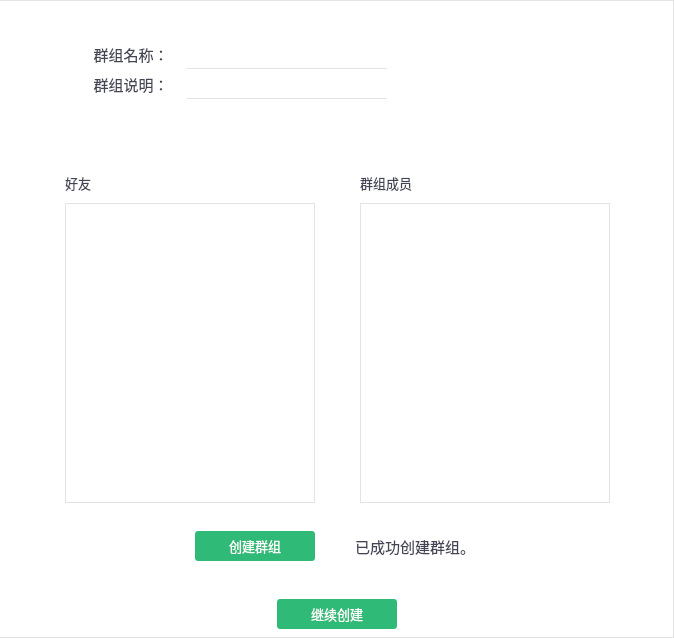
<?xml version="1.0" encoding="UTF-8"?>
<ui version="4.0">
 <class>STGroupAddNewClass</class>
 <widget class="QWidget" name="STGroupAddNewClass">
  <property name="geometry">
   <rect>
    <x>0</x>
    <y>0</y>
    <width>674</width>
    <height>575</height>
   </rect>
  </property>
  <property name="windowTitle">
   <string>STGroupAddNew</string>
  </property>
  <property name="styleSheet">
   <string notr="true">QWidget#STGroupAddNewClass{border-right: 1px solid #e3e3e3;border-top: 1px solid #e3e3e3;border-bottom: 1px solid #e3e3e3;background-color: #ffffff;}


QScrollBar::vertical
{
    width:4px;
    background:rgb(0,0,0,0%);
    margin:0px,0px,0px,0px;
    padding-top:0px;   /*上预留位置*/
    padding-bottom:0px;    /*下预留位置*/
}

/*滚动条中滑块的样式*/
QScrollBar::handle::vertical
{
    width:4px;
    background:rgb(0,0,0,25%);
    border-radius:2px;
    min-height:20px;
}

/*鼠标触及滑块样式*/
QScrollBar::handle::vertical::hover
{
    width:5px;
    background:rgb(0,0,0,50%);
    border-radius:2px;
    min-height:20;
}

/*设置下箭头*/
QScrollBar::add-line:vertical
{
    height:0px;
    subcontrol-position:bottom;
}

/*设置上箭头*/
QScrollBar::sub-line:vertical
{
    height:0px;
    subcontrol-position:top;
}</string>
  </property>
  <layout class="QVBoxLayout" name="verticalLayout">
   <property name="spacing">
    <number>6</number>
   </property>
   <property name="leftMargin">
    <number>9</number>
   </property>
   <property name="topMargin">
    <number>9</number>
   </property>
   <property name="rightMargin">
    <number>9</number>
   </property>
   <property name="bottomMargin">
    <number>9</number>
   </property>
   <item>
    <widget class="QWidget" name="widAddNewDetail" native="true">
     <layout class="QVBoxLayout" name="verticalLayout_2">
      <property name="spacing">
       <number>0</number>
      </property>
      <property name="leftMargin">
       <number>0</number>
      </property>
      <property name="topMargin">
       <number>0</number>
      </property>
      <property name="rightMargin">
       <number>0</number>
      </property>
      <property name="bottomMargin">
       <number>0</number>
      </property>
      <item>
       <widget class="QWidget" name="widget_17" native="true">
        <layout class="QHBoxLayout" name="horizontalLayout_15">
         <property name="leftMargin">
          <number>0</number>
         </property>
         <property name="topMargin">
          <number>30</number>
         </property>
         <property name="rightMargin">
          <number>0</number>
         </property>
         <property name="bottomMargin">
          <number>0</number>
         </property>
         <item>
          <spacer name="horizontalSpacer_29">
           <property name="orientation">
            <enum>Qt::Horizontal</enum>
           </property>
           <property name="sizeHint" stdset="0">
            <size>
             <width>40</width>
             <height>20</height>
            </size>
           </property>
          </spacer>
         </item>
         <item>
          <widget class="QLabel" name="label_22">
           <property name="minimumSize">
            <size>
             <width>100</width>
             <height>30</height>
            </size>
           </property>
           <property name="maximumSize">
            <size>
             <width>100</width>
             <height>30</height>
            </size>
           </property>
           <property name="font">
            <font>
             <family>微软雅黑</family>
             <pointsize>11</pointsize>
            </font>
           </property>
           <property name="styleSheet">
            <string notr="true">color: rgb(67, 69, 85);</string>
           </property>
           <property name="text">
            <string>群组名称：</string>
           </property>
           <property name="alignment">
            <set>Qt::AlignCenter</set>
           </property>
          </widget>
         </item>
         <item>
          <widget class="QLineEdit" name="leGroupName">
           <property name="minimumSize">
            <size>
             <width>200</width>
             <height>30</height>
            </size>
           </property>
           <property name="maximumSize">
            <size>
             <width>200</width>
             <height>30</height>
            </size>
           </property>
           <property name="font">
            <font>
             <family>微软雅黑</family>
             <pointsize>11</pointsize>
            </font>
           </property>
           <property name="styleSheet">
            <string notr="true">color: rgb(67, 69, 85);border: 0px;border-bottom: 1px solid #e3e3e3;
</string>
           </property>
           <property name="placeholderText">
            <string/>
           </property>
          </widget>
         </item>
         <item>
          <widget class="QLabel" name="lblGroupName">
           <property name="minimumSize">
            <size>
             <width>200</width>
             <height>30</height>
            </size>
           </property>
           <property name="maximumSize">
            <size>
             <width>200</width>
             <height>30</height>
            </size>
           </property>
           <property name="font">
            <font>
             <family>微软雅黑</family>
             <pointsize>10</pointsize>
            </font>
           </property>
           <property name="styleSheet">
            <string notr="true">color:rgb(147, 147, 147);</string>
           </property>
           <property name="text">
            <string/>
           </property>
           <property name="alignment">
            <set>Qt::AlignCenter</set>
           </property>
          </widget>
         </item>
         <item>
          <spacer name="horizontalSpacer_30">
           <property name="orientation">
            <enum>Qt::Horizontal</enum>
           </property>
           <property name="sizeHint" stdset="0">
            <size>
             <width>40</width>
             <height>20</height>
            </size>
           </property>
          </spacer>
         </item>
        </layout>
       </widget>
      </item>
      <item>
       <widget class="QWidget" name="widget_15" native="true">
        <layout class="QHBoxLayout" name="horizontalLayout_13">
         <property name="leftMargin">
          <number>0</number>
         </property>
         <property name="topMargin">
          <number>0</number>
         </property>
         <property name="rightMargin">
          <number>0</number>
         </property>
         <property name="bottomMargin">
          <number>0</number>
         </property>
         <item>
          <spacer name="horizontalSpacer_25">
           <property name="orientation">
            <enum>Qt::Horizontal</enum>
           </property>
           <property name="sizeHint" stdset="0">
            <size>
             <width>40</width>
             <height>20</height>
            </size>
           </property>
          </spacer>
         </item>
         <item>
          <widget class="QLabel" name="label_18">
           <property name="minimumSize">
            <size>
             <width>100</width>
             <height>30</height>
            </size>
           </property>
           <property name="maximumSize">
            <size>
             <width>100</width>
             <height>30</height>
            </size>
           </property>
           <property name="font">
            <font>
             <family>微软雅黑</family>
             <pointsize>11</pointsize>
            </font>
           </property>
           <property name="styleSheet">
            <string notr="true">color: rgb(67, 69, 85);</string>
           </property>
           <property name="text">
            <string>群组说明：</string>
           </property>
           <property name="alignment">
            <set>Qt::AlignCenter</set>
           </property>
          </widget>
         </item>
         <item>
          <widget class="QLineEdit" name="leGroupDesc">
           <property name="minimumSize">
            <size>
             <width>200</width>
             <height>30</height>
            </size>
           </property>
           <property name="maximumSize">
            <size>
             <width>200</width>
             <height>30</height>
            </size>
           </property>
           <property name="font">
            <font>
             <family>微软雅黑</family>
             <pointsize>11</pointsize>
            </font>
           </property>
           <property name="styleSheet">
            <string notr="true">color: rgb(67, 69, 85);border: 0px;border-bottom: 1px solid #e3e3e3;
</string>
           </property>
          </widget>
         </item>
         <item>
          <widget class="QLabel" name="lblGroupDesc">
           <property name="minimumSize">
            <size>
             <width>200</width>
             <height>30</height>
            </size>
           </property>
           <property name="maximumSize">
            <size>
             <width>200</width>
             <height>30</height>
            </size>
           </property>
           <property name="font">
            <font>
             <family>微软雅黑</family>
             <pointsize>10</pointsize>
            </font>
           </property>
           <property name="styleSheet">
            <string notr="true">color:rgb(147, 147, 147);</string>
           </property>
           <property name="text">
            <string/>
           </property>
           <property name="alignment">
            <set>Qt::AlignCenter</set>
           </property>
          </widget>
         </item>
         <item>
          <spacer name="horizontalSpacer_26">
           <property name="orientation">
            <enum>Qt::Horizontal</enum>
           </property>
           <property name="sizeHint" stdset="0">
            <size>
             <width>40</width>
             <height>20</height>
            </size>
           </property>
          </spacer>
         </item>
        </layout>
       </widget>
      </item>
     </layout>
    </widget>
   </item>
   <item>
    <widget class="QWidget" name="widMemberPreview" native="true">
     <layout class="QHBoxLayout" name="horizontalLayout_4">
      <property name="spacing">
       <number>0</number>
      </property>
      <property name="leftMargin">
       <number>0</number>
      </property>
      <property name="topMargin">
       <number>0</number>
      </property>
      <property name="rightMargin">
       <number>0</number>
      </property>
      <property name="bottomMargin">
       <number>0</number>
      </property>
      <item>
       <spacer name="horizontalSpacer_9">
        <property name="orientation">
         <enum>Qt::Horizontal</enum>
        </property>
        <property name="sizeHint" stdset="0">
         <size>
          <width>1</width>
          <height>20</height>
         </size>
        </property>
       </spacer>
      </item>
      <item>
       <widget class="QScrollArea" name="scrollArea">
        <property name="sizePolicy">
         <sizepolicy hsizetype="Expanding" vsizetype="Expanding">
          <horstretch>0</horstretch>
          <verstretch>0</verstretch>
         </sizepolicy>
        </property>
        <property name="minimumSize">
         <size>
          <width>650</width>
          <height>0</height>
         </size>
        </property>
        <property name="maximumSize">
         <size>
          <width>700</width>
          <height>600</height>
         </size>
        </property>
        <property name="styleSheet">
         <string notr="true">background-color: rgb(255, 255, 255);
border:0;</string>
        </property>
        <property name="horizontalScrollBarPolicy">
         <enum>Qt::ScrollBarAlwaysOff</enum>
        </property>
        <property name="widgetResizable">
         <bool>true</bool>
        </property>
        <widget class="QWidget" name="widget_18">
         <property name="geometry">
          <rect>
           <x>0</x>
           <y>0</y>
           <width>650</width>
           <height>45</height>
          </rect>
         </property>
         <layout class="QHBoxLayout" name="horizontalLayout_11">
          <property name="spacing">
           <number>12</number>
          </property>
          <item>
           <spacer name="horizontalSpacer_11">
            <property name="orientation">
             <enum>Qt::Horizontal</enum>
            </property>
            <property name="sizeHint" stdset="0">
             <size>
              <width>40</width>
              <height>20</height>
             </size>
            </property>
           </spacer>
          </item>
          <item>
           <widget class="QWidget" name="widMemberList" native="true">
            <layout class="QGridLayout" name="gridLayout_2">
             <property name="leftMargin">
              <number>0</number>
             </property>
             <property name="topMargin">
              <number>0</number>
             </property>
             <property name="rightMargin">
              <number>0</number>
             </property>
             <property name="bottomMargin">
              <number>0</number>
             </property>
             <property name="spacing">
              <number>0</number>
             </property>
            </layout>
           </widget>
          </item>
          <item>
           <spacer name="horizontalSpacer_12">
            <property name="orientation">
             <enum>Qt::Horizontal</enum>
            </property>
            <property name="sizeHint" stdset="0">
             <size>
              <width>40</width>
              <height>20</height>
             </size>
            </property>
           </spacer>
          </item>
         </layout>
        </widget>
       </widget>
      </item>
      <item>
       <spacer name="horizontalSpacer_10">
        <property name="orientation">
         <enum>Qt::Horizontal</enum>
        </property>
        <property name="sizeHint" stdset="0">
         <size>
          <width>3</width>
          <height>20</height>
         </size>
        </property>
       </spacer>
      </item>
     </layout>
    </widget>
   </item>
   <item>
    <widget class="QWidget" name="widMember" native="true">
     <layout class="QHBoxLayout" name="horizontalLayout">
      <property name="spacing">
       <number>0</number>
      </property>
      <property name="leftMargin">
       <number>0</number>
      </property>
      <property name="topMargin">
       <number>20</number>
      </property>
      <property name="rightMargin">
       <number>0</number>
      </property>
      <property name="bottomMargin">
       <number>20</number>
      </property>
      <item>
       <spacer name="horizontalSpacer">
        <property name="orientation">
         <enum>Qt::Horizontal</enum>
        </property>
        <property name="sizeHint" stdset="0">
         <size>
          <width>40</width>
          <height>20</height>
         </size>
        </property>
       </spacer>
      </item>
      <item>
       <widget class="QWidget" name="widget_4" native="true">
        <property name="minimumSize">
         <size>
          <width>545</width>
          <height>0</height>
         </size>
        </property>
        <property name="maximumSize">
         <size>
          <width>545</width>
          <height>16777215</height>
         </size>
        </property>
        <layout class="QHBoxLayout" name="horizontalLayout_2">
         <property name="spacing">
          <number>15</number>
         </property>
         <property name="leftMargin">
          <number>0</number>
         </property>
         <property name="topMargin">
          <number>0</number>
         </property>
         <property name="rightMargin">
          <number>0</number>
         </property>
         <property name="bottomMargin">
          <number>0</number>
         </property>
         <item>
          <widget class="QWidget" name="widget_2" native="true">
           <layout class="QVBoxLayout" name="verticalLayout_3">
            <property name="spacing">
             <number>10</number>
            </property>
            <property name="leftMargin">
             <number>0</number>
            </property>
            <property name="topMargin">
             <number>0</number>
            </property>
            <property name="rightMargin">
             <number>0</number>
            </property>
            <property name="bottomMargin">
             <number>0</number>
            </property>
            <item>
             <widget class="QLabel" name="lblFriend">
              <property name="font">
               <font>
                <family>微软雅黑</family>
                <pointsize>10</pointsize>
               </font>
              </property>
              <property name="styleSheet">
               <string notr="true">color: rgb(67, 69, 85);</string>
              </property>
              <property name="text">
               <string>好友</string>
              </property>
             </widget>
            </item>
            <item>
             <widget class="QListWidget" name="lwContactList">
              <property name="minimumSize">
               <size>
                <width>250</width>
                <height>300</height>
               </size>
              </property>
              <property name="maximumSize">
               <size>
                <width>250</width>
                <height>400</height>
               </size>
              </property>
              <property name="focusPolicy">
               <enum>Qt::NoFocus</enum>
              </property>
              <property name="styleSheet">
               <string notr="true">QListWidget{border:0px;border:1px solid #e3e3e3;}
QListWidget::Item{height:30px;padding-top:0px; padding-bottom:0px;}
QListWidget::Item:hover{background:#ececec; }
QListWidget::item:selected{background:#ececec; }</string>
              </property>
              <property name="selectionMode">
               <enum>QAbstractItemView::NoSelection</enum>
              </property>
             </widget>
            </item>
           </layout>
          </widget>
         </item>
         <item>
          <widget class="QLabel" name="label">
           <property name="minimumSize">
            <size>
             <width>15</width>
             <height>15</height>
            </size>
           </property>
           <property name="maximumSize">
            <size>
             <width>15</width>
             <height>15</height>
            </size>
           </property>
           <property name="styleSheet">
            <string notr="true">border-image: url(:/SoftTerminal/images/right_arrow.png);</string>
           </property>
           <property name="text">
            <string/>
           </property>
          </widget>
         </item>
         <item>
          <widget class="QWidget" name="widget_3" native="true">
           <layout class="QVBoxLayout" name="verticalLayout_4">
            <property name="spacing">
             <number>10</number>
            </property>
            <property name="leftMargin">
             <number>0</number>
            </property>
            <property name="topMargin">
             <number>0</number>
            </property>
            <property name="rightMargin">
             <number>0</number>
            </property>
            <property name="bottomMargin">
             <number>0</number>
            </property>
            <item>
             <widget class="QLabel" name="lblGroupMember">
              <property name="font">
               <font>
                <family>微软雅黑</family>
                <pointsize>10</pointsize>
               </font>
              </property>
              <property name="styleSheet">
               <string notr="true">color: rgb(67, 69, 85);</string>
              </property>
              <property name="text">
               <string>群组成员</string>
              </property>
             </widget>
            </item>
            <item>
             <widget class="QListWidget" name="lwGroupMemberList">
              <property name="minimumSize">
               <size>
                <width>250</width>
                <height>300</height>
               </size>
              </property>
              <property name="maximumSize">
               <size>
                <width>250</width>
                <height>400</height>
               </size>
              </property>
              <property name="focusPolicy">
               <enum>Qt::NoFocus</enum>
              </property>
              <property name="styleSheet">
               <string notr="true">QListWidget{border:0px;border:1px solid #e3e3e3;}
QListWidget::Item{height:30px;padding-top:0px; padding-bottom:0px;}
QListWidget::Item:hover{background:#ececec; }
QListWidget::item:selected{background:#ececec; }</string>
              </property>
              <property name="selectionMode">
               <enum>QAbstractItemView::NoSelection</enum>
              </property>
             </widget>
            </item>
           </layout>
          </widget>
         </item>
        </layout>
       </widget>
      </item>
      <item>
       <spacer name="horizontalSpacer_2">
        <property name="orientation">
         <enum>Qt::Horizontal</enum>
        </property>
        <property name="sizeHint" stdset="0">
         <size>
          <width>40</width>
          <height>20</height>
         </size>
        </property>
       </spacer>
      </item>
     </layout>
    </widget>
   </item>
   <item>
    <widget class="QWidget" name="widget_14" native="true">
     <layout class="QHBoxLayout" name="horizontalLayout_12">
      <property name="spacing">
       <number>0</number>
      </property>
      <property name="leftMargin">
       <number>0</number>
      </property>
      <property name="topMargin">
       <number>0</number>
      </property>
      <property name="rightMargin">
       <number>0</number>
      </property>
      <property name="bottomMargin">
       <number>9</number>
      </property>
      <item>
       <spacer name="horizontalSpacer_23">
        <property name="orientation">
         <enum>Qt::Horizontal</enum>
        </property>
        <property name="sizeHint" stdset="0">
         <size>
          <width>40</width>
          <height>20</height>
         </size>
        </property>
       </spacer>
      </item>
      <item>
       <widget class="QPushButton" name="pbAddNew">
        <property name="minimumSize">
         <size>
          <width>120</width>
          <height>30</height>
         </size>
        </property>
        <property name="maximumSize">
         <size>
          <width>120</width>
          <height>30</height>
         </size>
        </property>
        <property name="font">
         <font>
          <family>微软雅黑</family>
          <pointsize>10</pointsize>
         </font>
        </property>
        <property name="styleSheet">
         <string notr="true">

QPushButton {
	border-radius: 3px;
	color: rgb(255, 255, 255);
	background-color: rgb(48, 186, 120);
}
QPushButton:hover:pressed {
	background-color: rgb(48, 186, 120);
}
QPushButton:hover:!pressed {
	
	background-color: rgb(109, 206, 160);
}</string>
        </property>
        <property name="text">
         <string>创建群组</string>
        </property>
        <property name="default">
         <bool>false</bool>
        </property>
        <property name="flat">
         <bool>true</bool>
        </property>
       </widget>
      </item>
      <item>
       <widget class="QLabel" name="lblInfoPic">
        <property name="minimumSize">
         <size>
          <width>35</width>
          <height>35</height>
         </size>
        </property>
        <property name="styleSheet">
         <string notr="true">border-image: url(:/SoftTerminal/images/info.png);</string>
        </property>
        <property name="text">
         <string/>
        </property>
       </widget>
      </item>
      <item>
       <widget class="QLabel" name="lblHasAddNew">
        <property name="minimumSize">
         <size>
          <width>130</width>
          <height>30</height>
         </size>
        </property>
        <property name="maximumSize">
         <size>
          <width>130</width>
          <height>30</height>
         </size>
        </property>
        <property name="font">
         <font>
          <family>微软雅黑</family>
          <pointsize>11</pointsize>
         </font>
        </property>
        <property name="styleSheet">
         <string notr="true">color: rgb(67, 69, 85);</string>
        </property>
        <property name="text">
         <string>已成功创建群组。</string>
        </property>
        <property name="alignment">
         <set>Qt::AlignCenter</set>
        </property>
       </widget>
      </item>
      <item>
       <spacer name="horizontalSpacer_24">
        <property name="orientation">
         <enum>Qt::Horizontal</enum>
        </property>
        <property name="sizeHint" stdset="0">
         <size>
          <width>40</width>
          <height>20</height>
         </size>
        </property>
       </spacer>
      </item>
     </layout>
    </widget>
   </item>
   <item>
    <widget class="QWidget" name="widget_5" native="true">
     <property name="minimumSize">
      <size>
       <width>0</width>
       <height>0</height>
      </size>
     </property>
     <layout class="QHBoxLayout" name="horizontalLayout_3">
      <property name="spacing">
       <number>0</number>
      </property>
      <property name="leftMargin">
       <number>0</number>
      </property>
      <property name="topMargin">
       <number>20</number>
      </property>
      <property name="rightMargin">
       <number>0</number>
      </property>
      <property name="bottomMargin">
       <number>0</number>
      </property>
      <item>
       <spacer name="horizontalSpacer_5">
        <property name="orientation">
         <enum>Qt::Horizontal</enum>
        </property>
        <property name="sizeHint" stdset="0">
         <size>
          <width>265</width>
          <height>20</height>
         </size>
        </property>
       </spacer>
      </item>
      <item>
       <widget class="QPushButton" name="pbAddNewAgain">
        <property name="minimumSize">
         <size>
          <width>120</width>
          <height>30</height>
         </size>
        </property>
        <property name="maximumSize">
         <size>
          <width>120</width>
          <height>30</height>
         </size>
        </property>
        <property name="font">
         <font>
          <family>微软雅黑</family>
          <pointsize>10</pointsize>
         </font>
        </property>
        <property name="styleSheet">
         <string notr="true">

QPushButton {
	border-radius: 3px;
	color: rgb(255, 255, 255);
	background-color: rgb(48, 186, 120);
}
QPushButton:hover:pressed {
	background-color: rgb(48, 186, 120);
}
QPushButton:hover:!pressed {
	
	background-color: rgb(109, 206, 160);
}</string>
        </property>
        <property name="text">
         <string>继续创建</string>
        </property>
       </widget>
      </item>
      <item>
       <spacer name="horizontalSpacer_6">
        <property name="orientation">
         <enum>Qt::Horizontal</enum>
        </property>
        <property name="sizeHint" stdset="0">
         <size>
          <width>265</width>
          <height>20</height>
         </size>
        </property>
       </spacer>
      </item>
     </layout>
    </widget>
   </item>
   <item>
    <spacer name="verticalSpacer">
     <property name="orientation">
      <enum>Qt::Vertical</enum>
     </property>
     <property name="sizeHint" stdset="0">
      <size>
       <width>20</width>
       <height>40</height>
      </size>
     </property>
    </spacer>
   </item>
  </layout>
 </widget>
 <resources>
  <include location="../res/softterminal.qrc"/>
 </resources>
 <connections/>
</ui>
